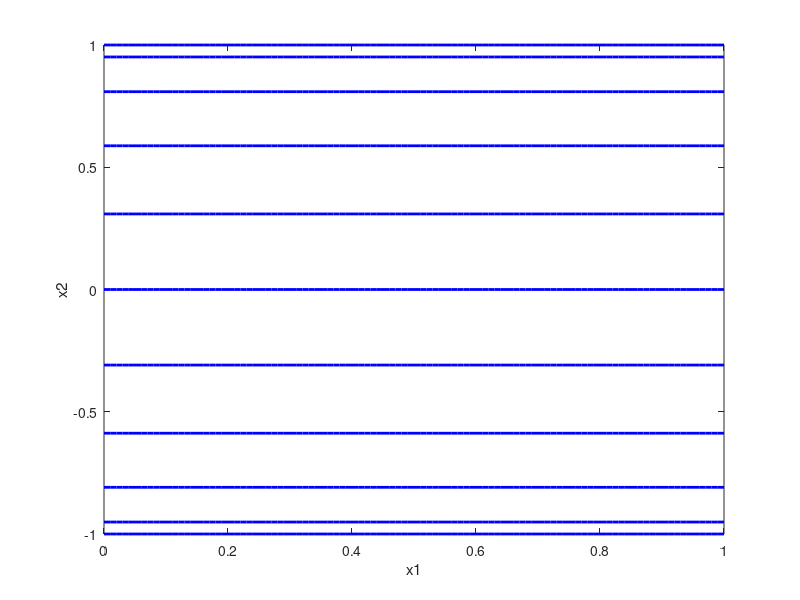

Here is the MATLAB script that generated this plot:
hold off 
t=1;
for t=1:0.2:3
    x1=0:0.01:1 ;
    gt=sin(0.5*pi*t);
    x2=gt*ones(1,101);
    plot(x1,x2,'b','Linewidth',2)
    ylabel('x2');
    xlabel('x1');
    ylim([-1,1]);
    xlim([0,1]);
    %pause(1);
    hold on;
end;
hold on